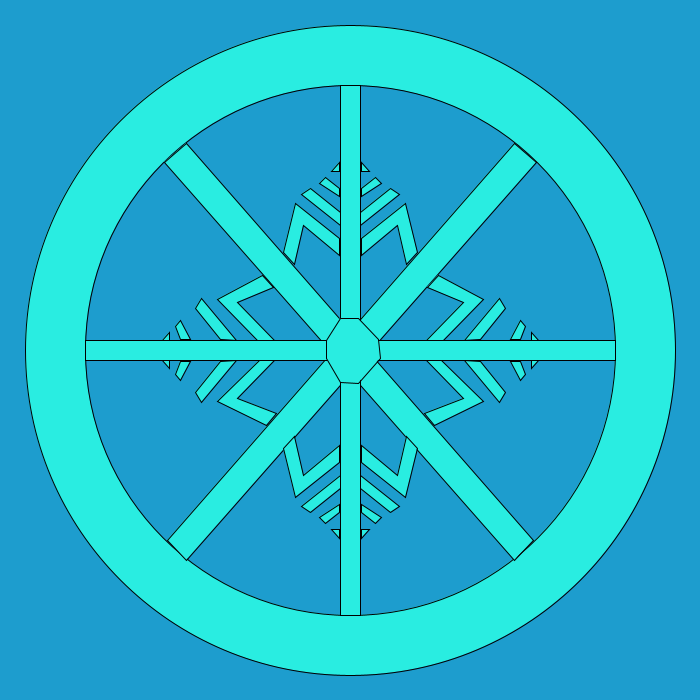
Frame 1 (no input)
Frame 60 (the mouse pressed at the canvas centre just before this capture): identical to frame 1, image omitted
Frame 120 (the mouse held since frame 60 and released just before this capture): identical to frame 1, image omitted

The Processing sketch that drew this single still picture (run headless with seeded random() and noise(); from frame 60 on, the mouse is pressed at the canvas centre):

// Processing sketch: processing_162210
// ── processing_162210.pde

void setup(){
size(700, 700);
background(#1D9DCE);



//quad(38, 31, 86, 20, 350, 350, 30, 76);
fill(#29EDE1);
ellipse(350, 350, 650, 650); //outter circle
fill(#1D9DCE);
ellipse(350, 350, 530, 530); //inner circle


fill(#29EDE1);
quad(164, 162, 186, 143,533, 540 , 514, 560); //Diagonal bars
fill(#29EDE1);
quad(536, 162, 514, 143,167, 540 , 186, 560); //

//POLYGONS
//north 

beginShape();
vertex(283,252);
vertex(295,203);
vertex(339,238);
vertex(339,255);
vertex(303,225);
vertex(294,264);
endShape(CLOSE);

beginShape();
vertex(700 - 283,252);
vertex(700 - 295,203);
vertex(700 - 339,238);
vertex(700 - 339,255);
vertex(700 - 303,225);
vertex(700 - 294,264);
endShape(CLOSE);

//south 

beginShape();
vertex(283,700 - 252);
vertex(295,700 - 203);
vertex(339,700 - 238);
vertex(339,700 - 255);
vertex(303,700 - 225);
vertex(294,700 - 264);
endShape(CLOSE);

beginShape();
vertex(700 - 283,700 - 252);
vertex(700 - 295,700 - 203);
vertex(700 - 339,700 - 238);
vertex(700 - 339,700 - 255);
vertex(700 - 303,700 - 225);
vertex(700 - 294,700 - 264);
endShape(CLOSE);

//west

beginShape();
vertex(257,340);
vertex(217,299);
vertex(262,275);
vertex(273,287);
vertex(237,302);
vertex(274,340);
endShape(CLOSE);

beginShape();
vertex(259,700 - 340);
vertex(217,700 - 299);
vertex(266,700 - 275);
vertex(276,700 - 287);
vertex(237,700 - 302);
vertex(274,700 - 340);
endShape(CLOSE);

//east



beginShape();
vertex(700 - 257,340);
vertex(700 - 217,299);
vertex(700 - 262,275);
vertex(700 - 273,287);
vertex(700 - 237,302);
vertex(700 - 274,340);
endShape(CLOSE);

beginShape();
vertex(700 - 259,700 - 340);
vertex(700 - 217,700 - 299);
vertex(700 - 266,700 - 275);
vertex(700 - 276,700 - 287);
vertex(700 - 237,700 - 302);
vertex(700 - 274,700 - 340);
endShape(CLOSE);
/////////////////////////////////////////////////////////////////

//HOJAS

//WEST
quad(195,308,201,298,236,340,220,339);
quad(195,700 - 308,201,700 - 298,236,700 - 340,220,700 - 339);
//little ones
quad(175,326,180,320,190,339,180,339);
quad(175,700 - 326 ,180,700 - 320 ,190,700 - 339,180,700 - 339);

//dip
triangle(161, 341, 169, 332, 169, 341);
triangle(161, 700 - 341, 169, 700 - 332, 169, 700 - 341);



//EAST
quad(700 - 195,308,700 - 201,298,700 - 236,340,700 - 220,339);
quad(700 - 195,700 - 308,700 - 201,700 - 298,700 - 236,700 - 340,700 - 220,700 - 339);
//little ones
quad(700 - 175,326,700 - 180,320,700 - 190,339,700 - 180,339);
quad(700 - 175,700 - 326 ,700 - 180,700 - 320 ,700 - 190,700 - 339,700 - 180,700 - 339);
//dip
triangle(700 - 161, 700 - 341, 700 - 169, 700 - 332, 700 - 169, 700 - 341);
triangle(700 - 161, 341, 700 - 169, 332, 700 - 169, 341);

//SOUTH

quad(301,506,340,475,340,488,310,512);
quad(700 - 301,506,700 - 340,475,700 - 340,488,700 - 310,512);
//little ones
quad(325,523,319,517,339,504,339,512);
quad(700 - 325,523,700 - 319,517,700 - 339,504,700 - 339,512);

//dip
triangle(339, 538, 331, 529, 339, 529);
triangle(700 - 339, 538,700 - 331, 529,700 - 339, 529);


//NORTH

quad(301,700 - 506,340,700 - 475,340,700 - 488,310,700 - 512);
quad(700 - 301,700 - 506,700 - 340,700 - 475,700 - 340,700 - 488,700 - 310,700 - 512);

//little ones

quad(700 - 325,700 - 523,700 -  319,700 - 517,700 -  339,700 - 504,700 -  339, 700 - 512);
quad(325,700 - 523,319,700 - 517,339,700 - 504,339, 700 - 512);

//dip
triangle(339, 700 - 538, 331,700 - 529, 339,700 - 529);
triangle(700 - 339,700 - 538,700 - 331,700 - 529,700 - 339, 700 - 529);


/////////////////////////////////////////////////////////////////

fill(#29EDE1);
quad(340, 85, 360, 85,360, 615 , 340, 615); //vertical
fill(#29EDE1);
quad(85, 340, 615, 340,615, 360 , 85, 360); //horizontal

//POlygon created to hid the intersection between bars
//noStroke();
beginShape();
vertex(340,318);
vertex(358,318);
vertex(378,339);
vertex(380,358);
vertex(358,383);
vertex(340,382);
vertex(326,358);
vertex(326,340);

endShape(CLOSE);

}


void draw(){
   
    println(pmouseX + ":" + pmouseY);

}
